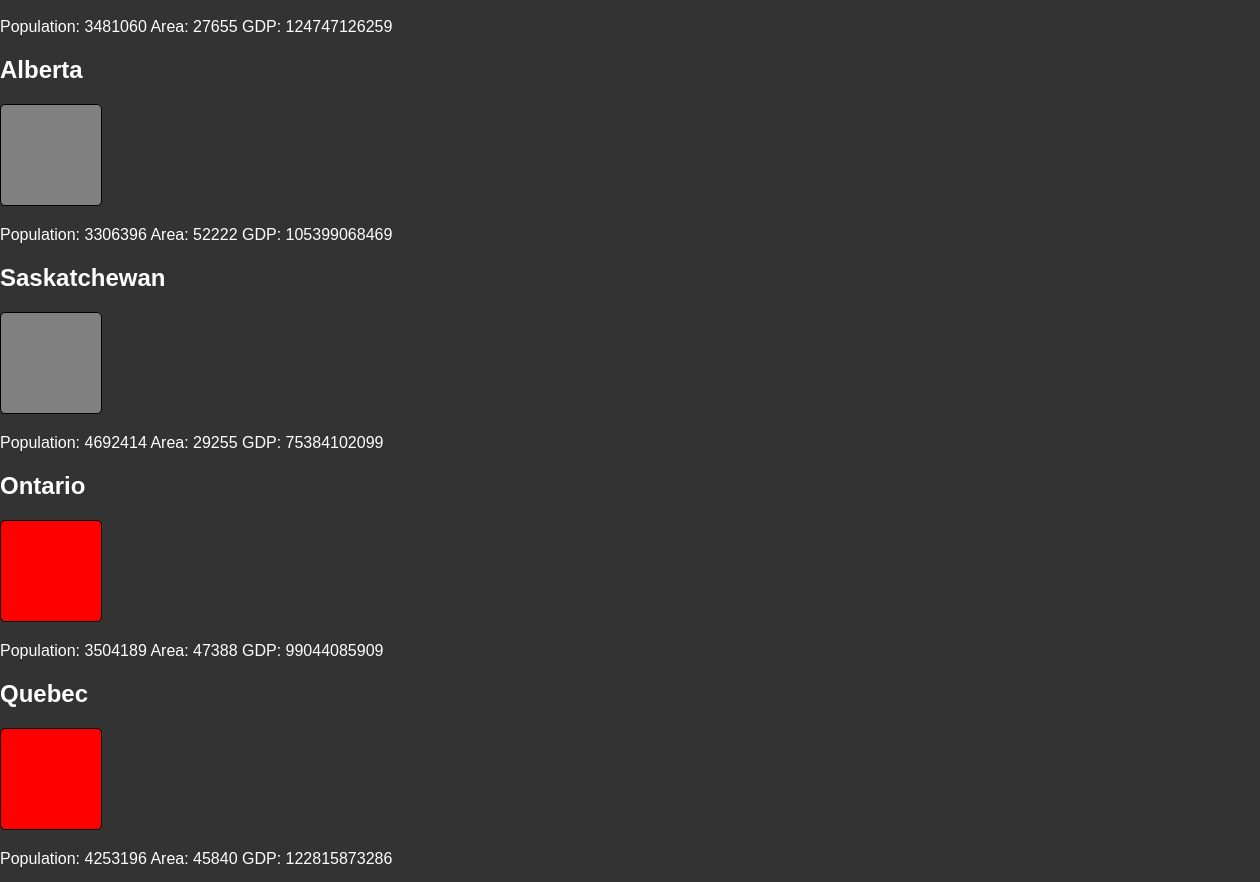
The app's page /rooms/1/map (signed in, middle part), older data.
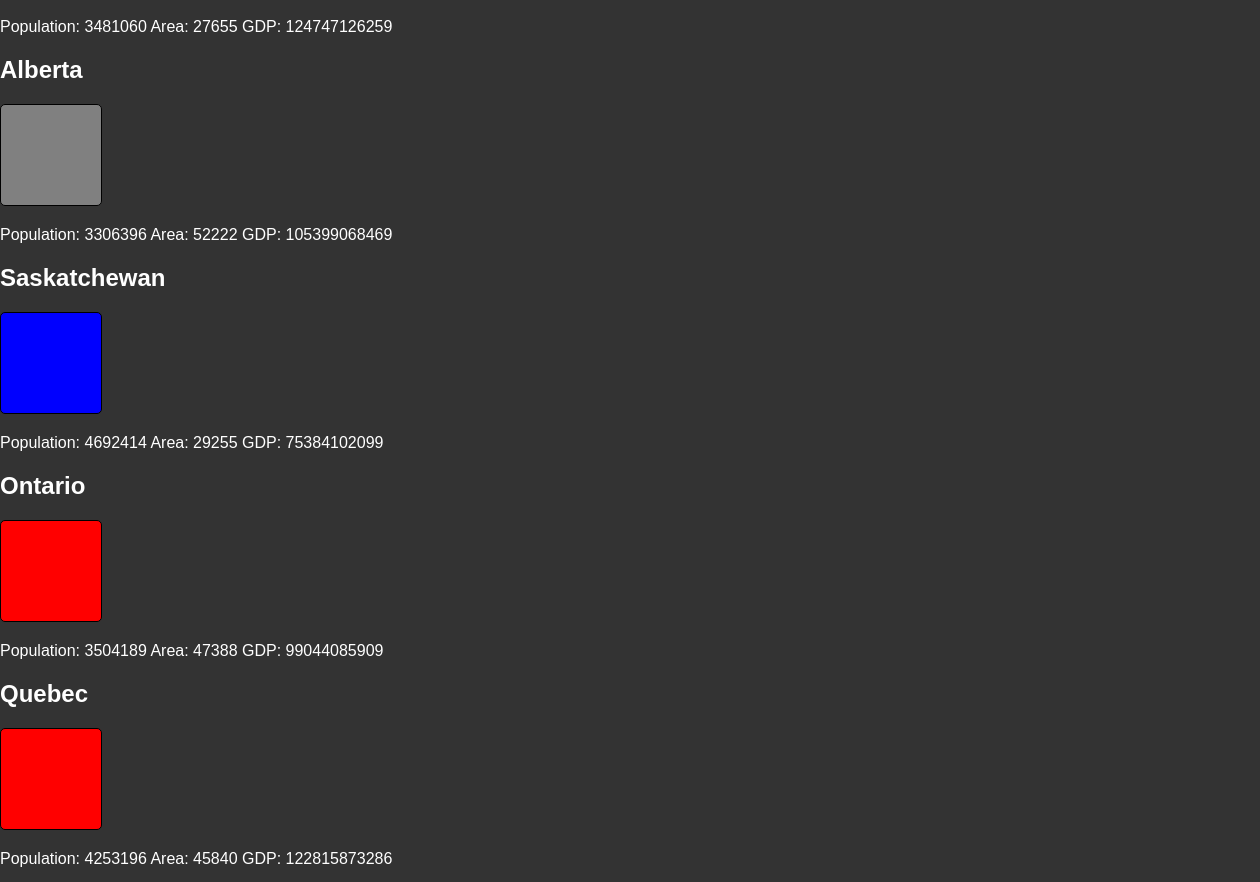
The same page, newer data.
### website/models.py (models this page shows)
class Territories(db.Model):
    id = db.Column(db.Integer, primary_key=True)
    territory_id = db.Column(db.Integer)
    name = db.Column(db.String(50))
    owner = db.Column(db.Integer)
    color = db.Column(db.String(15))
    game = db.Column(db.Integer, db.ForeignKey('game.id'))
    pop = db.Column(db.Integer)
    gdp = db.Column(db.Integer)
    area = db.Column(db.Integer)
    oil = db.Column(db.String(5))
    forts = db.Column(db.Integer)
    uranium = db.Column(db.String(5))
    gold = db.Column(db.String(5))
    coast = db.Column(db.String(5))
    biome = db.Column(db.String(20))
    region = db.Column(db.String(25))

### website/rooms.py (the view)
@rooms.route('<int:game_id>/map', methods=['POST', 'GET'])
@login_required
def map(game_id):
    players = []
    players_output = []
    empires = {}
    empire_colors = []
    avail_colors = []
    id = game_id
    current_gov = None
    current_color = None
    current_tag = None
    current_empire = "None"
    games = db.session.query(Game).filter_by(id = game_id).first()
    if current_user.id == games.host:
        is_host = True
    else:
        is_host = False
    for filtered in db.session.query(GamesJoined).filter_by(game = game_id):
        players.append(filtered.user)
    for player in players:
        for result in db.session.query(User).filter_by(id=player):
            players_output.append([result, url_for('profiles.profile', user_id=result.id)])
    for empire in db.session.query(Empires).filter_by(game=id):
        empires[f"{empire.user}"]=empire.name
        if empire.user == current_user.id:
            current_empire = empire
            current_gov = current_empire.gov
            current_color = current_empire.color
        if empire.color != "None":
            fixed_empire_color = str(empire.color).lower().replace(' ', '-')
            empire_colors.append(fixed_empire_color)
        else:
            empire_colors.append('white')
    for color in colors:
        if color[2] == current_color:
            current_tag = color[0]
        if color[2] not in empire_colors:
            avail_colors.append(color)
    avail_colors.append([current_tag, str(current_color).title().replace('-', ' '), current_color])
    territory_list = []
    for territory in db.session.query(Territories).filter_by(game=game_id):
        territory_list.append(territory)
    total_area = 0
    total_pop = 0
    total_gdp = 0
    total_forts = 0
    for territory in db.session.query(Territories).filter_by(game=game_id, owner=current_empire.id):
        total_area += territory.area
        total_pop += territory.pop
        total_gdp += territory.gdp
        total_forts += territory.forts
    infantry = infantry_calc(total_area, total_pop, total_gdp, total_forts)
    return render_template("map.html", user=current_user, territory_list=territory_list, players = players_output, game = games, game_id = id, empire_key=empires, is_host=is_host,
                            used_colors=empire_colors, colors=colors, id=id, current_empire=current_empire, avail_colors=avail_colors, current_color=current_color, govs=governments,
                            current_gov=current_gov, infantry=infantry)

### website/rooms.py (called while the page is built)
def infantry_calc(area, pop, gdp, forts):
    infantry = round(area/100000+pop/4000000+gdp/1000000000000) + round(forts/2)
    return infantry

### website/templates/map.html (shortened to what this page needs)
{% extends "base.html" %} {% block title %}Map{% endblock %}
{% block content %}
<head>
    <link rel="stylesheet" type="text/css" href="/static/css/map.css" />
</head>
<br/>
<br/>
<br/>
<div id="containers" style="overflow: hidden;">
    {% for territory in territory_list %}
        <h2>{{territory.name}}</h2>
        <div class="box" style= "background-color: {{territory.color}}; display: inline-block; width: 100px; height: 100px;">
        </div>
        <p>Population: {{territory.pop}} Area: {{territory.area}} GDP: {{territory.gdp}}</p>
    {% endfor %}
</div>
{% endblock %}

Row changes from the older to the newer data that the page shows:
changed Territories "Saskatchewan": color "gray" → "Blue" (drawn)
